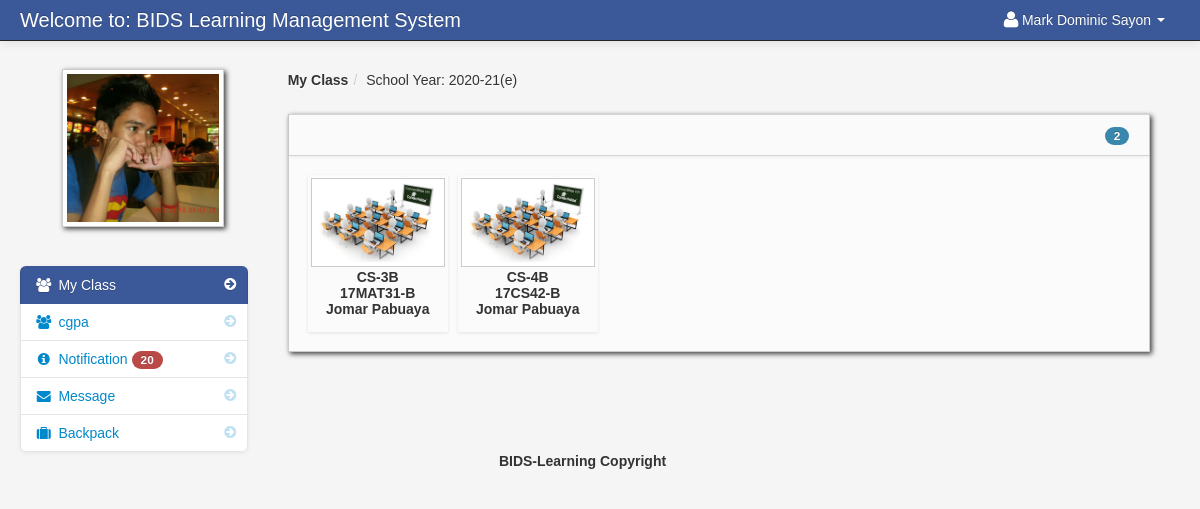
The page /dashboard_student.php (signed in) on the database its author committed.
### tables this page shows
CREATE TABLE `student` (
  `student_id` int(11) NOT NULL,
  `firstname` varchar(100) NOT NULL,
  `lastname` varchar(100) NOT NULL,
  `dob` int(25) NOT NULL,
  `class_id` int(11) NOT NULL,
  `did` int(11) NOT NULL,
  `username` varchar(100) NOT NULL,
  `password` varchar(100) NOT NULL,
  `location` varchar(100) NOT NULL,
  `status` varchar(100) NOT NULL,
  `per_no` varchar(25) NOT NULL,
  `gua_no` varchar(25) NOT NULL,
  `rollno` int(11) NOT NULL
);

CREATE TABLE `school_year` (
  `school_year_id` int(11) NOT NULL,
  `school_year` varchar(100) NOT NULL
);

CREATE TABLE `teacher_class_student` (
  `teacher_class_student_id` int(11) NOT NULL,
  `teacher_class_id` int(11) NOT NULL,
  `student_id` int(11) NOT NULL,
  `teacher_id` int(11) NOT NULL
);

CREATE TABLE `teacher_class` (
  `teacher_class_id` int(11) NOT NULL,
  `teacher_id` int(11) NOT NULL,
  `class_id` int(11) NOT NULL,
  `subject_id` int(11) NOT NULL,
  `thumbnails` varchar(100) NOT NULL,
  `school_year` varchar(100) NOT NULL,
  `department_id` int(20) NOT NULL
);

CREATE TABLE `class` (
  `class_id` int(11) NOT NULL,
  `class_name` varchar(100) NOT NULL,
  `did` int(20) NOT NULL
);

CREATE TABLE `subject` (
  `subject_id` int(11) NOT NULL,
  `subject_code` varchar(100) NOT NULL,
  `subject_title` varchar(100) NOT NULL,
  `category` varchar(100) NOT NULL,
  `description` longtext NOT NULL,
  `unit` int(11) NOT NULL,
  `Pre_req` varchar(100) NOT NULL,
  `semester` varchar(100) NOT NULL,
  `cid` int(20) NOT NULL
);

CREATE TABLE `teacher` (
  `teacher_id` int(11) NOT NULL,
  `username` varchar(100) NOT NULL,
  `password` varchar(200) NOT NULL,
  `firstname` varchar(100) NOT NULL,
  `lastname` varchar(100) NOT NULL,
  `department_id` int(11) NOT NULL,
  `location` varchar(200) NOT NULL,
  `about` varchar(500) NOT NULL,
  `teacher_status` varchar(20) NOT NULL,
  `teacher_stat` varchar(100) NOT NULL
);

### session.php (called while the page is built, shortened)
<?php
$session_id=$_SESSION['id'];
?>

### count.php (called while the page is built)
<?php
	$school_year_query = mysqli_query($conn,"select * from school_year order by school_year DESC")or die(mysqli_error());
	$school_year_query_row = mysqli_fetch_array($school_year_query);
	$school_year = $school_year_query_row['school_year'];
	?>
	<?php $query_yes = mysqli_query($conn,"select * from teacher_class_student
LEFT JOIN teacher_class ON teacher_class.teacher_class_id = teacher_class_student.teacher_class_id
LEFT JOIN class ON class.class_id = teacher_class.class_id
LEFT JOIN subject ON subject.subject_id = teacher_class.subject_id
LEFT JOIN teacher ON teacher.teacher_id = teacher_class_student.teacher_id
JOIN notification ON notification.teacher_class_id = teacher_class.teacher_class_id
where teacher_class_student.student_id = '$session_id' and school_year = '$school_year'   order by notification.date_of_notification DESC
")or die(mysqli_error());
$count_no = mysqli_num_rows($query_yes);
         ?>
<?php $query_no = mysqli_query($conn,"select * from notification
LEFT JOIN notification_read ON notification_read.notification_id = notification.notification_id
where notification_read.student_id  = '$session_id'
")or die(mysqli_error());
$count_yes = mysqli_num_rows($query_no);
         ?>
<?php $not_read = $count_no -  $count_yes; ?>

### dashboard_student.php (the view, shortened to what this page needs)
<?php include('header_dashboard.php'); ?>
<?php include('session.php'); ?>
    <body>
		<?php include('navbar_student.php'); ?>
        <div class="container-fluid">
            <div class="row-fluid">
				<?php include('student_sidebar.php'); ?>
                <div class="span9" id="content">
                     <div class="row-fluid">
					     <ul class="breadcrumb">
						<?php
						$school_year_query = mysqli_query($conn,"select * from school_year order by school_year DESC")or die(mysqli_error());
						$school_year_query_row = mysqli_fetch_array($school_year_query);
						$school_year = $school_year_query_row['school_year'];
						?>
							<li><a href="#"><b>My Class</b></a><span class="divider">/</span></li>
							<li><a href="#">School Year: <?php echo $school_year_query_row['school_year']; ?></a></li>
						</ul>
                        <div class="block">
                            <div class="navbar navbar-inner block-header">
                                <div id="" class="muted pull-right">
									<?php $query = mysqli_query($conn,"select * from teacher_class_student
														LEFT JOIN teacher_class ON teacher_class.teacher_class_id = teacher_class_student.teacher_class_id
														LEFT JOIN class ON class.class_id = teacher_class.class_id
														LEFT JOIN subject ON subject.subject_id = teacher_class.subject_id
														LEFT JOIN teacher ON teacher.teacher_id = teacher_class.teacher_id
														where student_id = '$session_id' and school_year = '$school_year'
														")or die(mysqli_error());
														$count = mysqli_num_rows($query);
									?>
												<span class="badge badge-info"><?php echo $count; ?></span>
								</div>
                            </div>
                            <div class="block-content collapse in">
                                <div class="span12">
  										<ul	 id="da-thumbs" class="da-thumbs">
													<?php
														if ($count != '0'){
														while($row = mysqli_fetch_array($query)){
														$id = $row['teacher_class_id'];
													?>
											<li>
												<a href="my_classmates.php<?php echo '?id='.$id; ?>">
														<img src ="<?php echo $row['thumbnails'] ?>" width="124" height="140" class="img-polaroid">
												</a>
												<p class="class"><?php echo $row['class_name']; ?></p>
												<p class="subject"><?php echo $row['subject_code']; ?></p>
												<p class="subject"><?php echo $row['firstname']." ".$row['lastname']?></p>
											</li>
									<?php }}else{ ?>
									<div class="alert alert-info"><i class="icon-info-sign"></i> You are currently not enroll to your class</div>
									<?php } ?>
									</ul>
                                </div>
                            </div>
                        </div>
                    </div>
                </div>
            </div>
		<?php include('footer.php'); ?>
        </div>
		<?php include('script.php'); ?>
    </body>
</html>

### navbar_student.php (shortened to what this page needs)
<div class="navbar navbar-fixed-top navbar-inverse">
        <div class="navbar-inner">
            <div class="container-fluid">
                <a class="brand" href="#">Welcome to: BIDS Learning Management System</a>
					<div class="nav-collapse collapse">
						<ul class="nav pull-right">
							<?php $query= mysqli_query($conn,"select * from student where student_id = '$session_id'")or die(mysqli_error());
									$row = mysqli_fetch_array($query);
							?>
							<li class="dropdown">
								<a href="#" role="button" class="dropdown-toggle" data-toggle="dropdown"> <i class="icon-user icon-large"></i><?php echo $row['firstname']." ".$row['lastname'];  ?> <i class="caret"></i></a>
							</li>
						</ul>
					</div>
            </div>
        </div>
</div>

### student_sidebar.php (shortened to what this page needs)
<div class="span3" id="sidebar">
					<img id="avatar" class="img-polaroid" src="admin/<?php echo $row['location']; ?>">
					<?php include('count.php'); ?>
		<ul class="nav nav-list bs-docs-sidenav nav-collapse collapse">
			<li class="active"><a href="dashboard_student.php"><i class="icon-chevron-right"></i><i class="icon-group"></i>&nbsp;My Class</a></li>
			<li class=""><a href="cgpa.php"><i class="icon-chevron-right"></i><i class="icon-group"></i>&nbsp;cgpa</a></li>
			<li class="">
				<a href="student_notification.php"><i class="icon-chevron-right"></i><i class="icon-info-sign"></i>&nbsp;Notification
				<?php if($not_read == '0'){
				}else{ ?>
					<span class="badge badge-important"><?php echo $not_read; ?></span>
				<?php } ?>
				</a>
			</li>
			<li class="">
			<a href="student_message.php"><i class="icon-chevron-right"></i><i class="icon-envelope-alt"></i>&nbsp;Message
			</a>
			</li>
			 <li class=""><a href="backpack.php"><i class="icon-chevron-right"></i><i class="icon-suitcase"></i>&nbsp;Backpack</a></li>
		</ul>
</div>

### admin/assets/styles.css (style rules this page uses)
body { padding-top: 60px; padding-bottom: 40px; background-color: #f5f5f5; }
#content { margin-left:0px; }
.breadcrumb { margin: 0 0 0px; padding: 10px 0px; background-color: transparent; }
.block { background: url("../images/pixel-60fff.png") repeat scroll 0 0 rgba(0, 0, 0, 0) !important; border: 1px solid #ccc; background: white; margin: 1em 0em; border-top: none; -webkit-box-shadow: 2px 2px 5px rgba(0, 0, 6, 0.75); -moz-box-shadow: 2px 2px 5px rgba(0, 0, 6, 0.75); box-shadow: 2px 2px 5px rgba(0, 0, 6, 0.75); }
.block-content { margin: 1em; min-height: .25em; }
.block-header { margin-bottom: 0px; border-right: none; border-left: none; -webkit-border-radius: 0px; -moz-border-radius: 0px; border-radius: 0px; }
.block-header div { padding-top: 10px; }
.bs-docs-sidenav { max-width: 228px; margin: 30px 0 0; padding: 0; background-color: #fff; -webkit-border-radius: 6px; -moz-border-radius: 6px; border-radius: 6px; -webkit-box-shadow: 0 1px 4px rgba(0,0,0,.065); -moz-box-shadow: 0 1px 4px rgba(0,0,0,.065); box-shadow: 0 1px 4px rgba(0,0,0,.065); }
.bs-docs-sidenav > li > a { display: block; width: 190px \9; margin: 0 0 -1px; padding: 8px 14px; border: 1px solid #e5e5e5; }
.bs-docs-sidenav > li:first-child > a { -webkit-border-radius: 6px 6px 0 0; -moz-border-radius: 6px 6px 0 0; border-radius: 6px 6px 0 0; }
.bs-docs-sidenav > li:last-child > a { -webkit-border-radius: 0 0 6px 6px; -moz-border-radius: 0 0 6px 6px; border-radius: 0 0 6px 6px; }
.bs-docs-sidenav > .active > a { position: relative; z-index: 2; padding: 9px 15px; border: 0; text-shadow: 0 1px 0 rgba(0,0,0,.15); -webkit-box-shadow: inset 1px 0 0 rgba(0,0,0,.1), inset -1px 0 0 rgba(0,0,0,.1); -moz-box-shadow: inset 1px 0 0 rgba(0,0,0,.1), inset -1px 0 0 rgba(0,0,0,.1); box-shadow: inset 1px 0 0 rgba(0,0,0,.1), inset -1px 0 0 rgba(0,0,0,.1); }
.bs-docs-sidenav .icon-chevron-right { float: right; margin-top: 2px; margin-right: -6px; opacity: .25; }
.bs-docs-sidenav .active .icon-chevron-right, .bs-docs-sidenav .active a:hover .icon-chevron-right { opacity: 1; }

### admin/assets/style.css (style rules this page uses)
.da-thumbs { float: left; list-style: none outside none; margin: 0; padding: 0; position: relative; }
.da-thumbs li { float: left; margin: 5px; padding: 3px; position: relative; box-shadow: 0 1px 3px rgba(0,0,0,0.1); }
.da-thumbs li a, .da-thumbs li a img { display: block; position: relative; }
.da-thumbs li a { overflow: hidden; }
.class { font-family: helvetica !important; font-weight: bold; text-align: center; }
.subject { font-family: helvetica !important; font-weight: bold; text-align: center; margin-top: -14px; }

### rows shown on the page
student: firstname "Mark Dominic", lastname "Sayon", location (picture)
school_year: school_year "2020-21(e)"
teacher_class_student: teacher_class.thumbnails (picture), class.class_name "CS-3B", subject.subject_code "17MAT31-B", teacher.firstname "Jomar", teacher.lastname "Pabuaya"
teacher_class_student: teacher_class.thumbnails (picture), class.class_name "CS-4B", subject.subject_code "17CS42-B", teacher.firstname "Jomar", teacher.lastname "Pabuaya"

### other values the page prints
$not_read "20"
$count "2"
